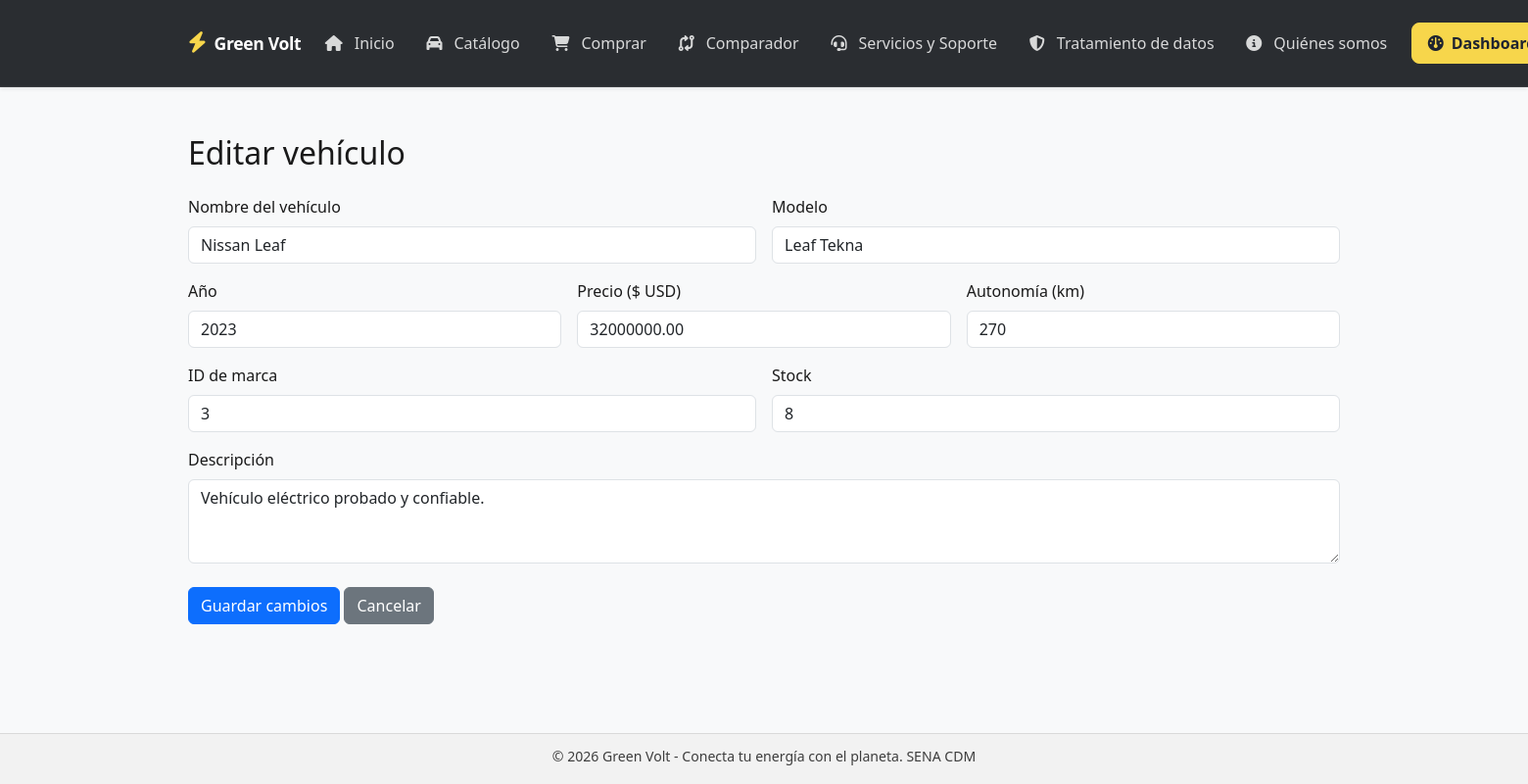
Screenshot of /vehiculos/editar/3 with the database file from the repository.
### tables this page shows
CREATE TABLE `vehiculos` (
  `id` int(11) NOT NULL,
  `marca_id` int(11) DEFAULT 1,
  `nombre` varchar(150) NOT NULL,
  `modelo` varchar(100) NOT NULL,
  `anio` int(11) NOT NULL DEFAULT 2024,
  `precio` decimal(15,2) NOT NULL,
  `autonomia` int(11) NOT NULL DEFAULT 0,
  `stock` int(11) NOT NULL DEFAULT 0,
  `descripcion` text DEFAULT NULL,
  `imagen` varchar(255) DEFAULT NULL,
  `activo` tinyint(1) DEFAULT 1
);

### app/Controllers/VehiculosController.php (called while the page is built, shortened)
<?php
class VehiculosController extends BaseController {
    private function obtenerModelo() {
        return new \App\Models\Vehiculo();
    }
    public function editar($id = null) {
        $vehiculo = $this->obtenerModelo()->getById((int) $id);
        $this->render('vehiculos/editar', [
            'titulo' => 'Editar vehículo - Green Volt',
            'vehiculo' => $vehiculo
        ]);
    }
}

### app/Router.php (called while the page is built, shortened)
<?php
class Router {
    protected $controller = 'HomeController';
    protected $method = 'index';
    public function __construct() {
        $url = $this->parseUrl();
        if (isset($url[0]) && !empty($url[0])) {
            $this->controller = ucfirst($url[0]) . 'Controller';
            unset($url[0]);
        }
        $fullClass = "App\\Controllers\\" . $this->controller;
        if (class_exists($fullClass)) {
            $this->controller = new $fullClass();
        } else {
            die("Error: La clase {$fullClass} existe en archivo pero no está definida correctamente con namespace App\\Controllers;");
        }
        if (isset($url[1])) {
            if (method_exists($this->controller, $url[1])) {
                $this->method = $url[1];
                unset($url[1]);
            }
        }
        $this->params = $url ? array_values($url) : [];
        call_user_func_array([$this->controller, $this->method], $this->params);
    }
    private function parseUrl() {
        if (isset($_GET['url'])) {
            return explode('/', filter_var(rtrim($_GET['url'], '/'), FILTER_SANITIZE_URL));
        }
        return [];
    }
}

### index.php (called while the page is built, shortened)
<?php
spl_autoload_register(function ($class) {
	$prefixes = [
		'App\\' => __DIR__ . '/app/',
		'Config\\' => __DIR__ . '/config/'
	];
	foreach ($prefixes as $prefix => $basePath) {
		$relativeClass = substr($class, strlen($prefix));
		$file = $basePath . str_replace('\\', '/', $relativeClass) . '.php';
		if (!file_exists($file)) {
			$directory = dirname($file);
			$filename = basename($file);
			$classFilename = substr($filename, 0, -4);
			$file = $directory . '/' . $classFilename . 's.php';
		}
		return;
	}
});
require_once __DIR__ . '/app/Router.php';
new App\Router();

### app/Models/Vehiculos.php (called while the page is built, shortened)
<?php
class Vehiculo {
    private $db;
    public function __construct() {
        try {
            $this->db = new PDO("mysql:host=localhost;dbname=green_volt;charset=utf8", "root", "");
            $this->db->setAttribute(PDO::ATTR_ERRMODE, PDO::ERRMODE_EXCEPTION);
        } catch (Exception $e) {
            die("Error de conexión: " . $e->getMessage());
        }
    }
    public function getById($id) {
        $stmt = $this->db->prepare("SELECT * FROM vehiculos WHERE id = :id");
        $stmt->execute([':id' => $id]);
        return $stmt->fetch(PDO::FETCH_ASSOC);
    }
}

### app/Views/vehiculos/editar.php (the view)
<main class="container my-5">
    <h1 class="h2">Editar vehículo</h1>
    <form action="/green_volt/vehiculos/actualizar/<?= rawurlencode((string) $vehiculo['id']) ?>" method="POST" class="mt-4">
        <div class="row g-3">
            <div class="col-md-6">
                <label class="form-label" for="nombre">Nombre del vehículo</label>
                <input id="nombre" type="text" name="nombre" class="form-control" required value="<?= htmlspecialchars($vehiculo['nombre'] ?? '') ?>">
            </div>
            <div class="col-md-6">
                <label class="form-label" for="modelo">Modelo</label>
                <input id="modelo" type="text" name="modelo" class="form-control" required value="<?= htmlspecialchars($vehiculo['modelo'] ?? '') ?>">
            </div>
            <div class="col-md-4">
                <label class="form-label" for="anio">Año</label>
                <input id="anio" type="number" name="anio" class="form-control" min="1" required value="<?= htmlspecialchars((string) ($vehiculo['anio'] ?? '')) ?>">
            </div>
            <div class="col-md-4">
                <label class="form-label" for="precio">Precio ($ USD)</label>
                <input id="precio" type="number" step="0.01" min="0" name="precio" class="form-control" required value="<?= htmlspecialchars((string) ($vehiculo['precio'] ?? '0')) ?>">
            </div>
            <div class="col-md-4">
                <label class="form-label" for="autonomia">Autonomía (km)</label>
                <input id="autonomia" type="number" min="0" name="autonomia" class="form-control" required value="<?= htmlspecialchars((string) ($vehiculo['autonomia'] ?? '0')) ?>">
            </div>
            <div class="col-md-6">
                <label class="form-label" for="marca_id">ID de marca</label>
                <input id="marca_id" type="number" min="1" name="marca_id" class="form-control" required value="<?= htmlspecialchars((string) ($vehiculo['marca_id'] ?? '1')) ?>">
            </div>
            <div class="col-md-6">
                <label class="form-label" for="stock">Stock</label>
                <input id="stock" type="number" min="0" name="stock" class="form-control" required value="<?= htmlspecialchars((string) ($vehiculo['stock'] ?? '0')) ?>">
            </div>
            <div class="col-12">
                <label class="form-label" for="descripcion">Descripción</label>
                <textarea id="descripcion" name="descripcion" class="form-control" rows="3" required><?= htmlspecialchars($vehiculo['descripcion'] ?? '') ?></textarea>
            </div>
            <div class="col-12 mt-4">
                <button type="submit" class="btn btn-primary">Guardar cambios</button>
                <a href="/green_volt/vehiculos" class="btn btn-secondary">Cancelar</a>
            </div>
        </div>
    </form>
</main>

### public/css/style.css (style rules this page uses)
* { box-sizing: border-box; }
html, body { height: 100%; }
body { margin: 0; font-family: 'Segoe UI', Tahoma, Geneva, Verdana, sans-serif; background: #f2f2f2; color: #1a1a1a; line-height: 1.5; display: flex; flex-direction: column; min-height: 100vh; }
.container { width: min(1200px, calc(100% - 32px)); margin: 0 auto; }

### rows the page displays
vehiculos: nombre "Nissan Leaf", modelo "Leaf Tekna", anio "2023", precio "32000000.00", autonomia "270", marca_id "3", stock "8", descripcion "Vehículo eléctrico probado y confiable."
